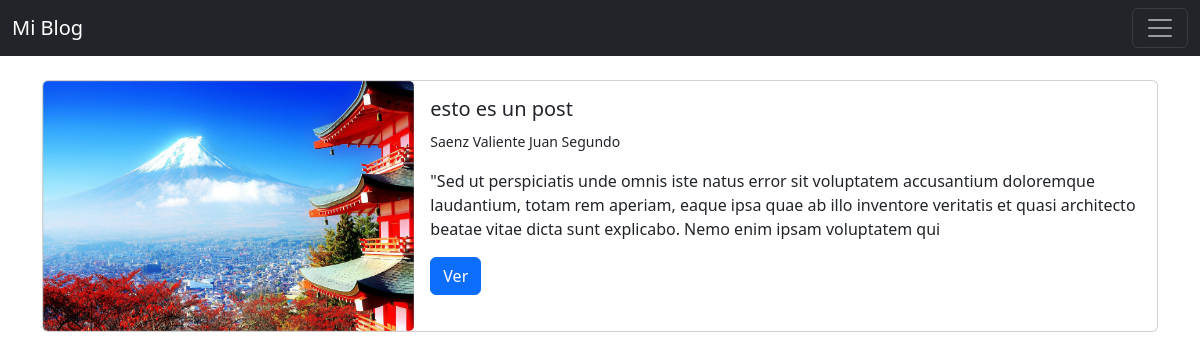
Before: / with the older database file.
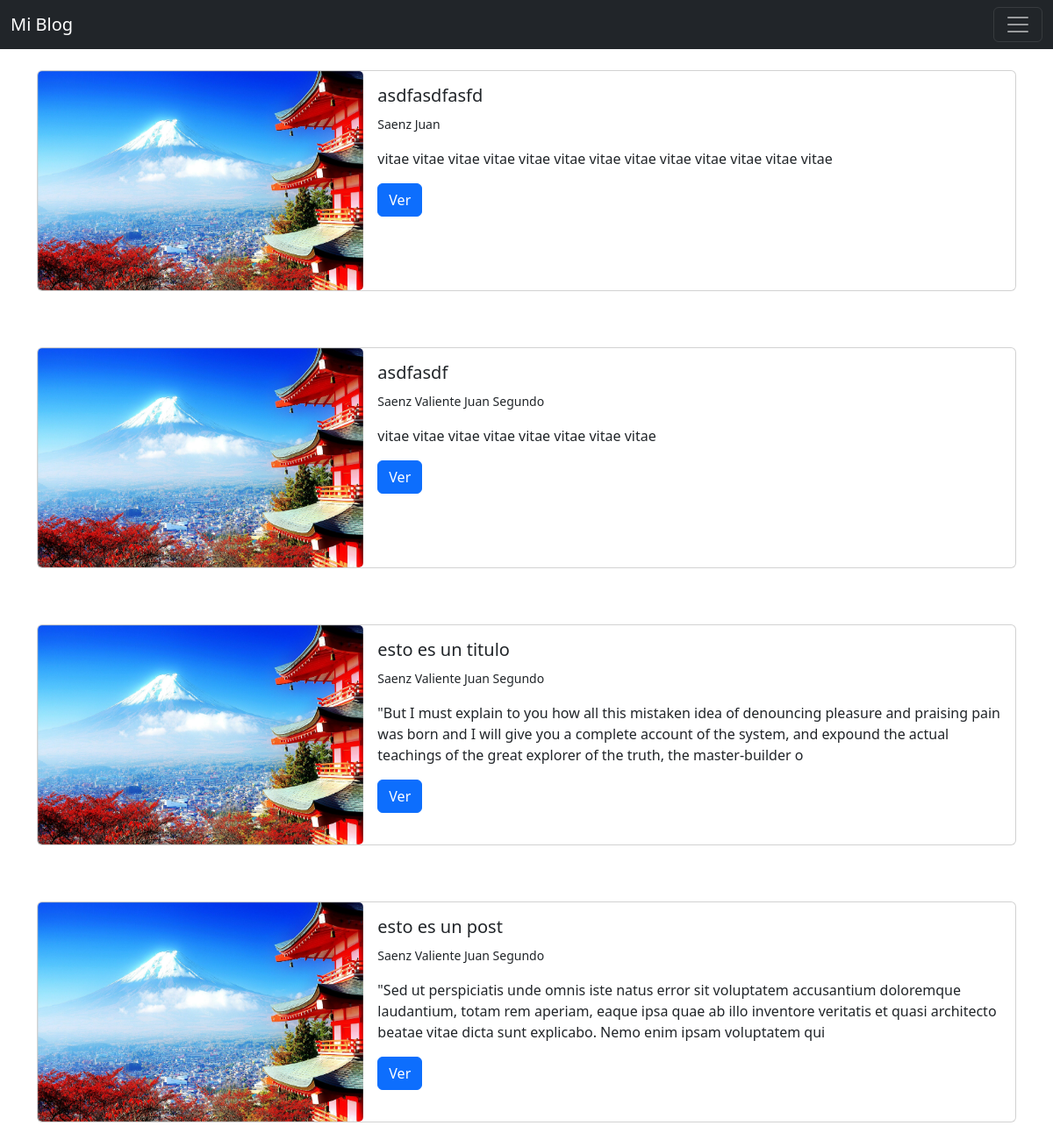
After: the same page with the newer database file.
### postRecepies/models.py (models this page shows, shortened)
class Post(models.Model):
    title = models.CharField(max_length=255)
    body =   RichTextField(blank=True, null=True)
    author = models.ForeignKey(User, on_delete=models.CASCADE)
    date_post = models.DateField(auto_now_add=True)
    header_image = models.ImageField(upload_to='images/', blank=True, null=True)

### postRecepies/views.py (the view)
# urls.py: path('', HomeView.as_view(), name='index'),
class HomeView(ListView):
    model = Post
    template_name = 'index.html'
    ordering = ['-id']

### postRecepies/templates/index.html (shortened to what this page needs)
{% extends 'father.html' %}
{% block content %}
<ul>
{% for post in object_list  %}
    <div class="card mb-3">
        <div class="row g-0">
            <div class="col-md-4">
                {% if post.header_image  %}
                    <img src= "{{post.header_image.url}}" width=250 height=250 class="card-img" >
                {% endif %}
            </div>
            <div class="col-md-8">
                <div class="card-body">
                <h5 class="card-title">{{ post.title }}</h5>
                <small>{{ post.author.last_name }} {{ post.author.first_name }}</small>
                <p class="card-text">{{ post.body|slice:":255"|safe }}</p>
                    <a href="{% url 'detalle_receta' post.pk %}" class="btn btn-primary">Ver</a>
                </div>
            </div>
        </div>
    </div>
{% endfor %}
{% endblock  %}

### postRecepies/templates/father.html (shortened to what this page needs)
<!doctype html>
<html lang="en">
  <head>
    <link href="https://cdn.jsdelivr.net/npm/bootstrap@5.2.0-beta1/dist/css/bootstrap.min.css" rel="stylesheet">
  </head>
  <body>
    <nav class="navbar navbar-dark bg-dark">
      <div class="container-fluid">
        <a class="navbar-brand" href={% url 'index' %}>Mi Blog</a>
        <button class="navbar-toggler" type="button" data-bs-toggle="collapse" data-bs-target="#navbarSupportedContent" aria-controls="navbarSupportedContent" aria-expanded="false" aria-label="Toggle navigation">
          <span class="navbar-toggler-icon"></span>
        </button>
      </div>
    </nav>
    <br/>
    <div class="container"
      {% block content %}
      {% endblock  %}
    </div>
</body>
</html>

Changed rows visible on the page:
added Post: header_image (picture), title "asdfasdfasfd", author.last_name "Saenz", author.first_name "Juan", body "vitae vitae vitae vitae vitae vitae vitae vitae vitae vitae vitae vitae vitae"
added Post: header_image (picture), title "asdfasdf", author.last_name "Saenz Valiente", author.first_name "Juan Segundo", body "vitae vitae vitae vitae vitae vitae vitae vitae"
added Post: header_image (picture), title "esto es un titulo", author.last_name "Saenz Valiente", author.first_name "Juan Segundo", body "\"But I must explain to you how all this mistaken idea of denouncing pleasure and praising pain was born and I will give you a complete account of the system, and expound the actual teachings of the great explorer of the truth, the master-builder o"
